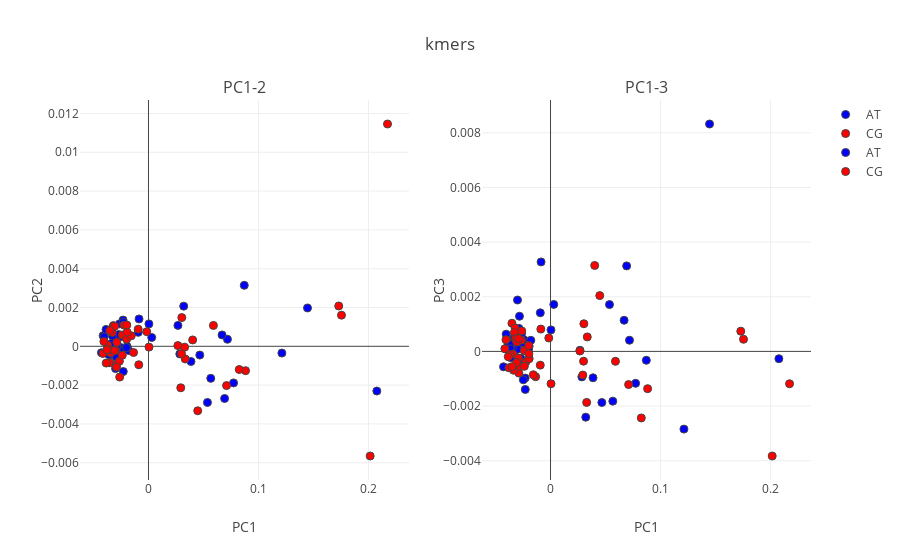

Write notebook code for a chart like this one.
### Code cell
from sklearn.decomposition import PCA

mutations= get_mutations(bases= bases,ksize= ksize)
kmers, kmer_idx= kmer_comp_index(mutations)

mut_list= ['_'.join(x) for x in kmer_idx.values()]
#mut_list= ['_'.join(x) for x in mutations]

mut_indices= {
    z:[x for x in range(len(mut_list)) if mut_list[x][1] in z] for z in ['AT','CG']
}

col_mut= {
    'AT': 'blue',
    'CG': 'red'
}

n_comp= 3

pca = PCA(n_components=n_comp, whiten=False,svd_solver='randomized')
Comps = pca.fit_transform(ind_collapsed_mat.T)

var_comps= pca.explained_variance_ratio_

titles= ['PC1-2','PC1-3']
fig_subplots = tools.make_subplots(rows= 1, cols=2,
                             subplot_titles=tuple(titles))

for col in range(1,3):
    fig_data= [go.Scatter(
            x= Comps[mut_indices[i],0],
            y= Comps[mut_indices[i],col],
            mode= "markers",
            text= [mut_list[x] for x in mut_indices[i]],
            marker= {
            'color': col_mut[i],
            'line': {'width': 1},
            'size': 8,
            'symbol': 'circle',
          "opacity": 1
          },
            name= i
        ) for i in list(mut_indices.keys())]
    
    for trace1 in fig_data:
        fig_subplots.append_trace(trace1, 1, col)
        
    fig_subplots.update_xaxes(title= 'PC1')

    fig_subplots.update_yaxes(title= 'PC' + str(col + 1),row=1, col=col)


layout = go.Layout(
    margin=dict(
        l=0,
        r=0,
        b=0,
        t=0
    ),
    yaxis=dict(
        title='PC2: {}'.format(round(var_comps[1],3))),
    xaxis=dict(
    title= 'PC1: {}'.format(round(var_comps[0],3)))
)


fig = go.Figure(data=fig_subplots, layout=layout)
fig['layout'].update(title= 'kmers')
iplot(fig)

### Figure 1 — Plotly figure (JSON) as saved in the notebook; plotly's stock layout.template omitted (floating-point values rounded to 4 significant figures)
{"data": [{"marker": {"color": "blue", "line": {"width": 1}, "opacity": 1, "size": 8, "symbol": "circle"}, "mode": "markers", "name": "AT", "text": ["AAAC_TTTG", "AAAG_TTTC", "AAAT_TTTA", "AACC_GTTG", "AACG_GTTC", "AACT_GTTA", "AAGC_CTTG", "AAGG_CTTC", "AAGT_CTTA", "AATC_ATTG", "AATG_ATTC", "AATT_ATTA", "ATAA_TATT", "ATAC_TATG", "ATAG_TATC", "ATCA_GATT", "ATCC_GATG", "ATCG_GATC", "ATGA_CATT", "ATGC_CATG", "ATGG_CATC", "CAAC_TTGG", "CAAG_TTGC", "CAAT_TTGA", "CACC_GTGG", "CACG_GTGC", "CACT_GTGA", "CAGC_CTGG", "CAGG_CTGC", "CAGT_CTGA", "CTAA_TAGT", "CTAC_TAGG", "CTAG_TAGC", "CTCA_GAGT", "CTCC_GAGG", "CTCG_GAGC", "GAAC_TTCG", "GAAG_TTCC", "GAAT_TTCA", "GACC_GTCG", "GACG_GTCC", "GACT_GTCA", "GTAA_TACT", "GTAC_TACG", "GTAG_TACC", "TAAC_TTAG", "TAAG_TTAC", "TAAT_TTAA"], "type": "scatter", "uid": "0e46f935-1845-40cd-ba4d-ce1f9445350a", "x": [0.0003969, 0.03862, -0.0229, -0.02528, 0.03201, -0.02864, -0.02822, 0.02676, -0.0299, -0.009296, 0.05661, -0.02473, 0.07732, -0.00859, -0.02627, -0.03003, 0.1445, -0.02242, -0.02993, 0.02846, -0.03443, -0.02307, 0.2075, -0.0179, -0.02472, 0.06917, -0.02294, -0.01945, 0.07175, -0.0293, -0.04124, -0.04033, 0.1212, -0.02001, -0.0311, 0.04663, 0.06686, -0.02708, -0.03855, 0.05358, -0.04275, -0.03344, -0.03564, 0.002947, -0.03665, -0.03273, 0.08706, -0.03609], "xaxis": "x", "y": [0.001156, -0.0007818, -0.001301, -6.35e-05, 0.00207, 5.879e-05, -0.000108, 0.001078, -0.001149, 0.0007189, -0.001652, -0.0003099, -0.001886, 0.001411, 0.001157, 9.99e-05, 0.001977, -0.0001967, 0.0004005, -0.0003919, -0.0004278, 0.001352, -0.002305, -0.0002199, 0.0005014, -0.002689, 0.001237, -9.59e-07, 0.0003622, -0.0005497, 0.0005465, 0.000493, -0.0003486, -6.443e-05, 3.93e-05, -0.0004507, 0.0005858, 0.0006042, 0.0008714, -0.002893, -0.0003299, 0.0001545, -0.0001878, 0.0004561, -0.0001457, 0.0005338, 0.003143, -0.0004305], "yaxis": "y"}, {"marker": {"color": "red", "line": {"width": 1}, "opacity": 1, "size": 8, "symbol": "circle"}, "mode": "markers", "name": "CG", "text": ["ACAA_TGTT", "ACAG_TGTC", "ACAT_TGTA", "ACCA_GGTT", "ACCG_GGTC", "ACCT_GGTA", "ACGA_CGTT", "ACGG_CGTC", "ACGT_CGTA", "ACTA_AGTT", "ACTG_AGTC", "ACTT_AGTA", "AGAA_TCTT", "AGAC_TCTG", "AGAT_TCTA", "AGCA_GCTT", "AGCC_GCTG", "AGCT_GCTA", "AGGA_CCTT", "AGGC_CCTG", "AGGT_CCTA", "CCAA_TGGT", "CCAG_TGGC", "CCAT_TGGA", "CCCA_GGGT", "CCCG_GGGC", "CCCT_GGGA", "CCGA_CGGT", "CCGG_CGGC", "CCGT_CGGA", "CGAA_TCGT", "CGAC_TCGG", "CGAT_TCGA", "CGCA_GCGT", "CGCC_GCGG", "CGCT_GCGA", "GCAA_TGCT", "GCAG_TGCC", "GCAT_TGCA", "GCCA_GGCT", "GCCG_GGCC", "GCCT_GGCA", "GGAA_TCCT", "GGAC_TCCG", "GGAT_TCCA", "TCAA_TGAT", "TCAG_TGAC", "TCAT_TGAA"], "type": "scatter", "uid": "9899a505-9293-4efc-8121-0897ea76a980", "x": [-0.001574, -0.008813, 0.1729, -0.02226, -0.02389, 0.02933, -0.01988, -0.03507, 0.2172, -0.009335, -0.01355, 0.08821, 0.03339, 0.0004594, -0.01565, 0.03284, -0.03429, -0.0322, 0.04475, -0.02878, -0.02616, -0.01939, 0.03, -0.03287, -0.0298, 0.07096, -0.02919, -0.02643, 0.1754, -0.03187, -0.0197, -0.03074, 0.04015, -0.02381, -0.02915, 0.0267, 0.08248, -0.04146, -0.03719, 0.2015, -0.03361, -0.04052, -0.03781, 0.03028, -0.03843, -0.03088, 0.059, -0.03509], "xaxis": "x", "y": [0.0007551, -0.0009503, 0.002078, 0.001092, 0.0005813, -0.002138, 0.0003659, -0.0008495, 0.01146, 0.000883, -0.0003191, -0.001256, -0.0006526, -4.217e-05, 0.0005424, -4.517e-05, -0.0003406, 0.001001, -0.003323, 0.0002083, -0.001587, 0.0007246, -0.0003799, 0.00071, -0.0002129, -0.002024, -0.0009663, -0.0007673, 0.001605, 0.001067, 0.001094, 0.001031, 0.0003292, -0.0004619, -0.001069, 3.617e-05, -0.001196, -0.0003657, 7.4e-05, -0.005653, -0.0001873, 0.0002435, -0.0001776, 0.001481, -0.0008647, -0.00022, 0.001075, 0.0008152], "yaxis": "y"}, {"marker": {"color": "blue", "line": {"width": 1}, "opacity": 1, "size": 8, "symbol": "circle"}, "mode": "markers", "name": "AT", "text": ["AAAC_TTTG", "AAAG_TTTC", "AAAT_TTTA", "AACC_GTTG", "AACG_GTTC", "AACT_GTTA", "AAGC_CTTG", "AAGG_CTTC", "AAGT_CTTA", "AATC_ATTG", "AATG_ATTC", "AATT_ATTA", "ATAA_TATT", "ATAC_TATG", "ATAG_TATC", "ATCA_GATT", "ATCC_GATG", "ATCG_GATC", "ATGA_CATT", "ATGC_CATG", "ATGG_CATC", "CAAC_TTGG", "CAAG_TTGC", "CAAT_TTGA", "CACC_GTGG", "CACG_GTGC", "CACT_GTGA", "CAGC_CTGG", "CAGG_CTGC", "CAGT_CTGA", "CTAA_TAGT", "CTAC_TAGG", "CTAG_TAGC", "CTCA_GAGT", "CTCC_GAGG", "CTCG_GAGC", "GAAC_TTCG", "GAAG_TTCC", "GAAT_TTCA", "GACC_GTCG", "GACG_GTCC", "GACT_GTCA", "GTAA_TACT", "GTAC_TACG", "GTAG_TACC", "TAAC_TTAG", "TAAG_TTAC", "TAAT_TTAA"], "type": "scatter", "uid": "221393aa-a786-49d9-aee6-6e0595afde77", "x": [0.0003969, 0.03862, -0.0229, -0.02528, 0.03201, -0.02864, -0.02822, 0.02676, -0.0299, -0.009296, 0.05661, -0.02473, 0.07732, -0.00859, -0.02627, -0.03003, 0.1445, -0.02242, -0.02993, 0.02846, -0.03443, -0.02307, 0.2075, -0.0179, -0.02472, 0.06917, -0.02294, -0.01945, 0.07175, -0.0293, -0.04124, -0.04033, 0.1212, -0.02001, -0.0311, 0.04663, 0.06686, -0.02708, -0.03855, 0.05358, -0.04275, -0.03344, -0.03564, 0.002947, -0.03665, -0.03273, 0.08706, -0.03609], "xaxis": "x2", "y": [0.0007871, -0.0009652, 0.0003943, 0.0003182, -0.002407, 0.0008416, 0.001287, 3.946e-05, -0.0002374, 0.001412, -0.001821, 0.0004382, -0.001168, 0.003274, 0.0006624, 0.00188, 0.008321, 3.678e-05, 7.973e-05, -0.0009326, 0.0001722, -0.0009763, -0.0002669, 0.0004056, -0.001039, 0.00313, -0.001392, 0.0001896, 0.0004087, -0.0003287, 0.0001016, 0.0006312, -0.002843, 6.592e-05, 0.0006824, -0.001871, 0.001139, -0.0002479, 0.0002971, 0.001714, -0.0005638, 0.0004925, 0.0002446, 0.001719, 9.623e-05, 0.0004941, -0.0003246, -0.0002285], "yaxis": "y2"}, {"marker": {"color": "red", "line": {"width": 1}, "opacity": 1, "size": 8, "symbol": "circle"}, "mode": "markers", "name": "CG", "text": ["ACAA_TGTT", "ACAG_TGTC", "ACAT_TGTA", "ACCA_GGTT", "ACCG_GGTC", "ACCT_GGTA", "ACGA_CGTT", "ACGG_CGTC", "ACGT_CGTA", "ACTA_AGTT", "ACTG_AGTC", "ACTT_AGTA", "AGAA_TCTT", "AGAC_TCTG", "AGAT_TCTA", "AGCA_GCTT", "AGCC_GCTG", "AGCT_GCTA", "AGGA_CCTT", "AGGC_CCTG", "AGGT_CCTA", "CCAA_TGGT", "CCAG_TGGC", "CCAT_TGGA", "CCCA_GGGT", "CCCG_GGGC", "CCCT_GGGA", "CCGA_CGGT", "CCGG_CGGC", "CCGT_CGGA", "CGAA_TCGT", "CGAC_TCGG", "CGAT_TCGA", "CGCA_GCGT", "CGCC_GCGG", "CGCT_GCGA", "GCAA_TGCT", "GCAG_TGCC", "GCAT_TGCA", "GCCA_GGCT", "GCCG_GGCC", "GCCT_GGCA", "GGAA_TCCT", "GGAC_TCCG", "GGAT_TCCA", "TCAA_TGAT", "TCAG_TGAC", "TCAT_TGAA"], "type": "scatter", "uid": "1c0a5fcc-f33c-4b6f-9d3e-6136097b9f22", "x": [-0.001574, -0.008813, 0.1729, -0.02226, -0.02389, 0.02933, -0.01988, -0.03507, 0.2172, -0.009335, -0.01355, 0.08821, 0.03339, 0.0004594, -0.01565, 0.03284, -0.03429, -0.0322, 0.04475, -0.02878, -0.02616, -0.01939, 0.03, -0.03287, -0.0298, 0.07096, -0.02919, -0.02643, 0.1754, -0.03187, -0.0197, -0.03074, 0.04015, -0.02381, -0.02915, 0.0267, 0.08248, -0.04146, -0.03719, 0.2015, -0.03361, -0.04052, -0.03781, 0.03028, -0.03843, -0.03088, 0.059, -0.03509], "xaxis": "x2", "y": [0.0004918, 0.000816, 0.0007394, -0.0003742, 2.927e-05, -0.0008654, 0.0002118, 0.001031, -0.001184, -0.0005028, -0.0009253, -0.001363, 0.0005307, -0.001183, -0.0008548, -0.001867, -9.595e-05, 0.0008585, 0.002041, -0.0007924, 0.000749, -0.0002655, -0.000359, 0.0006926, -0.0005555, -0.001214, -0.0002416, 0.0004123, 0.0004435, 0.0004704, -8.369e-05, 0.0003449, 0.003145, -0.0005463, 0.0004709, 1.379e-05, -0.002435, 9.749e-05, -0.0001172, -0.003828, -0.0006892, 0.0004306, -0.0006001, 0.001012, -0.0001948, -0.0004071, -0.0003632, -0.000559], "yaxis": "y2"}], "layout": {"annotations": [{"font": {"size": 16}, "showarrow": false, "text": "PC1-2", "x": 0.225, "xanchor": "center", "xref": "paper", "y": 1, "yanchor": "bottom", "yref": "paper"}, {"font": {"size": 16}, "showarrow": false, "text": "PC1-3", "x": 0.775, "xanchor": "center", "xref": "paper", "y": 1, "yanchor": "bottom", "yref": "paper"}], "title": {"text": "kmers"}, "xaxis": {"anchor": "y", "domain": [0, 0.45], "title": {"text": "PC1"}}, "xaxis2": {"anchor": "y2", "domain": [0.55, 1], "title": {"text": "PC1"}}, "yaxis": {"anchor": "x", "domain": [0, 1], "title": {"text": "PC2"}}, "yaxis2": {"anchor": "x2", "domain": [0, 1], "title": {"text": "PC3"}}}}
